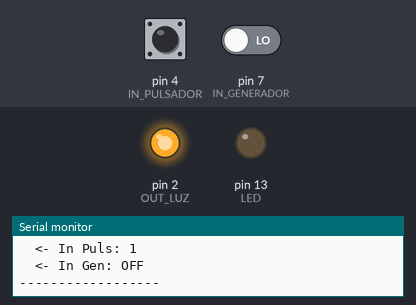
Bench run of a sketch on a simulated Arduino Uno, built with avr-gcc and run on an emulated ATmega328P. Parts: output pins drawn as LEDs (lit = HIGH), the last lines printed to the serial monitor. Dashed ring = blinking. The test bench sets the inputs (shaded band); at power-on: pin 4 (IN_PULSADOR) HIGH, pin 7 (IN_GENERADOR) LOW.

Above: at 1.2 s.
1.3 s: pin 4 (IN_PULSADOR) pulled LOW for 0.15 s
2.9 s: pin 7 (IN_GENERADOR) driven HIGH
5.9 s: pin 4 (IN_PULSADOR) pulled LOW for 1 s
8.4 s: pin 4 (IN_PULSADOR) pulled LOW for 3.2 s
At 12.4 s:
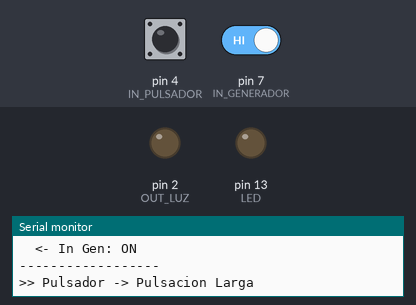
At 13.3 s:
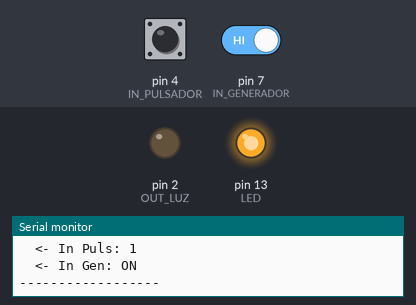
14.6 s: pin 4 (IN_PULSADOR) pulled LOW for 1 s
At 15.84 s:
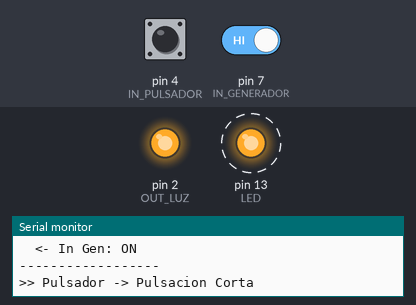
Timing chart, 0 to 18.6 s (numbered marks = the images above; inputs shaded):
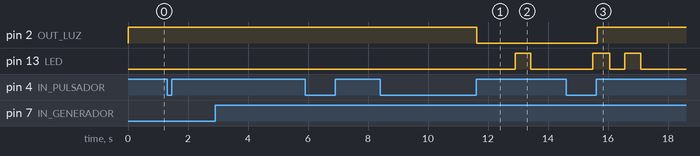

Measured:
- after the input at 8.4 s, pin 2 (OUT_LUZ): HIGH → LOW after 3.2 s; pin 13 (LED): goes on until 13.4 s, then stays LOW
- after the input at 14.6 s, pin 2 (OUT_LUZ): LOW → HIGH after 1.0 s; pin 13 (LED): LOW → HIGH after 2.0 s, → LOW 0.54 s later

The sketch:

Control_luz_interior.ino
```cpp
/*
  Control de Luz Interior para Campo de Vuelo Sesma.
  Creado  08/01/2019
  Modif   11/02/2019
  Modif   15/03/2022

  Salidas
  -------
  Activacion_Luz: OFF: 0 -> ON: 1
  Cuando activa la salida está encendido durante 30 minutos.

  Entradas
  --------
  Pulsador: OFF: 0 -> ON: 1
  OFF    ON    OFF
  _____|------|_____
  Si se da un pulso y la luz Apagada -> Encender Luz.
  Si se da un pulso y la luz Encendida -> Apagar Luz.

  Generador: ON: 1 -> OFF: 0
  ON       OFF
  --------|_________
  Si está a ON no se aplica el temporizador.

  El sistema arranca y no hace caso al pulsador hasta TIMER_INIT_SEC segundos.
  El sistema arranca con la salida 2 a uno.

*/

// Placas de Evaluación.
#define ARDUINO_NANO   1
#define ARDUINO_UNO    2

// Placa en uso.
#define USAR    ARDUINO_NANO

#define OUT_OFF        0
#define OUT_ON         1

#define FLANCO_UP     0
#define FLANCO_DOWN   1
#define FLANCO        FLANCO_UP  // FLANCO_DOWN

#if (USAR == ARDUINO_NANO)
// Salidas Digitales
#define OUT_LUZ         2

// Entradas Digitales
#define IN_PULSADOR     4   // Pulsador
#define IN_GENERADOR    7   // Detección de generador

// Led Indicador
#define LED             13

#endif

#if (USAR == ARDUINO_UNO)
// TODO
#endif

// Temporizaciones
#define NO_PULSACION        0   // x10ms
#define PULSACION_CORTA     50  // x10ms
#define PULSACION_LARGA     200 // x10ms
#define AUTOMAN_FILTRO      25  // x10ms

// Duración pulsos Led de Status
#define PULSO_LED_CORTO     50  // x10ms
#define PULSO_LED_LARGO     200 // x10ms

#define TIMER_LUZ_ON_SEC      900  // 15x60 15 minutos
//#define TIMER_LUZ_ON_SEC    15   // (Variable a cambiar)
#define TIMER_INIT_SEC        10   // (Variable a cambiar)

// Estados principales...
#define STATE_INIT          1
#define STATE_STANDBY       2
#define STATE_LUZ_ON        3

#define GENERATOR_DETEC     HIGH

// Salidas Digitales
int   OutLuz;

// Variables para leer las Entradas
int   PulsadorDigInStatus = 0;
int   PulsadorDigInStatus_ant = 0;
int   PulsadorDigInCounter = 0;
int   PulsadorPulsacion = 0;
int   pulsadorInState;

int   GeneradorDigInStatus = 0;
int   GeneradorDigInStatus_ant = 0;
int   GeneradorDigInCounter = 0;
int   generadorInState;

// Control del Led...
bool  LedSNextState = false;
int   LedSCounter = 0;
int   LedSDuration = 0;
int   LedSPulsos = 0;

int   LedStatePulse;

// Estado principal
int   ControlState;
int   TimeControlSec = 0;

int   TickSys = 0;

// Dedug...
#define SERIAL_DEBUG  1
#define SERIAL_DEBUG_TIMER  100
int    DebugCounter = 0;

/////////////////////////////////////////////
// Inicialización de las salidas digitales //
/////////////////////////////////////////////
void _InitDigitalOutputs() {

  pinMode(OUT_LUZ,    OUTPUT);
  digitalWrite(OUT_LUZ,    LOW);

  OutLuz   = OUT_ON; // OUT_OFF;
}

//////////////////////////////////////////////
// Inicialización de las entradas digitales //
//////////////////////////////////////////////
void _InitDigitalInputs() {

  pinMode(IN_PULSADOR,    INPUT);
  pinMode(IN_GENERADOR,   INPUT);

  PulsadorDigInStatus = digitalRead(IN_PULSADOR);
  PulsadorDigInStatus_ant = PulsadorDigInStatus;
  PulsadorDigInCounter = 0;

  GeneradorDigInStatus = digitalRead(IN_GENERADOR);
  GeneradorDigInStatus_ant = GeneradorDigInStatus;
  GeneradorDigInCounter = 0;
}

/////////////////////////////
// Inicialización del Leds //
/////////////////////////////
void _InitLeds() {

  // Led Indicador de Estado
  pinMode(LED, OUTPUT);
  digitalWrite(LED, LOW);

  LedSNextState = false;
  LedSCounter = 0;
  LedSDuration = PULSO_LED_CORTO;
  LedSPulsos = 0;
}

//////////////////////////////
// Función de Inicilización //
//////////////////////////////
void setup() {

  #if (SERIAL_DEBUG == 1)
  Serial.begin(9600);
  Serial.println(">> Starting !!!");
  #endif

  _InitDigitalOutputs();
  _InitDigitalInputs();
  _InitLeds();

  ControlState = STATE_INIT;
}

////////////////////////////////////////
// Lectura de las entrada digital     //
// con filtro software antirebotes    //
////////////////////////////////////////
void _ReadDigitalInputs() {

  // Leemos las entradas digitales...
  pulsadorInState   = digitalRead(IN_PULSADOR);
  generadorInState  = digitalRead(IN_GENERADOR);

  //////////////////////
  // Entrada Pulsador //
  //////////////////////
  if (PulsadorDigInStatus_ant == pulsadorInState)
    PulsadorDigInCounter++; // Incrementamos el contador.
  else
  {
    // Si detectamos un flanco ...
    if (PulsadorDigInStatus_ant == FLANCO)
    {
      if (PulsadorDigInCounter > PULSACION_LARGA)
      {
        PulsadorPulsacion = PULSACION_LARGA;
      }
      else if (PulsadorDigInCounter > PULSACION_CORTA)
      {
        PulsadorPulsacion = PULSACION_CORTA;
      }

      #if (SERIAL_DEBUG == 1)
      if (PulsadorPulsacion == PULSACION_LARGA)
        Serial.println(">> Pulsador -> Pulsacion Larga");
      else if (PulsadorPulsacion == PULSACION_CORTA)
        Serial.println(">> Pulsador -> Pulsacion Corta");
      else
        Serial.println(">> Pulsador -> Error Pulsacion");
      #endif
    }

    PulsadorDigInCounter = 0;
  }

  // Aplicamos el filto software en Modo ...
  if (PulsadorDigInCounter > AUTOMAN_FILTRO)
    PulsadorDigInStatus = pulsadorInState;

  ///////////////////////
  // Entrada Generador //
  ///////////////////////

  if (GeneradorDigInStatus_ant == generadorInState)
    GeneradorDigInCounter++; // Incrementamos el contador.
  else
    GeneradorDigInCounter = 0;

  // Aplicamos el filto software...
  if (GeneradorDigInCounter > AUTOMAN_FILTRO)
    GeneradorDigInStatus = generadorInState;   // Actualizamos la lectura de la entrada...

  // Almacenamos el valor anterior...
  PulsadorDigInStatus_ant  = pulsadorInState;
  GeneradorDigInStatus_ant = generadorInState;
}

////////////////////////////
// Update Outs            //
////////////////////////////
void _UpdateOuts(void) {

  if (OutLuz == OUT_ON)
    digitalWrite(OUT_LUZ, HIGH);
  else
    digitalWrite(OUT_LUZ, LOW);
}

/////////////////////
// Control del Led //
/////////////////////
void _LedSPulso (int led_out, int pulsos, int pulso_corto, int pulso_largo) {

  // Incremento del contador...
  LedSCounter++;

  if (LedSCounter > LedSDuration)
  {
    LedSCounter = 0;

    if (LedSPulsos < pulsos)
    {
      LedSDuration = pulso_corto;
      LedSPulsos++;

      // Cambio de estado del Led...
      if (LedSNextState == true)
        LedSNextState = false;
      else
        LedSNextState = true;
    }
    else
    {
      LedSDuration = pulso_largo;
      LedSPulsos = 0;

      LedSNextState = false;
    }

    // Cambio de estado del Led...
    if (LedSNextState == true)
      digitalWrite(led_out, HIGH);
    else
      digitalWrite(led_out, LOW);
  }
}

////////////////////////
// Máquina de Control //
////////////////////////
void _StatusControl(void) {

  switch (ControlState) {

    case STATE_INIT:
      OutLuz   = OUT_ON;

      if (TimeControlSec > TIMER_INIT_SEC)
      {
        ControlState = STATE_LUZ_ON;
        TimeControlSec = 0;
      }

      break;

    case STATE_STANDBY:
      OutLuz = OUT_OFF;

      LedStatePulse = 1;

      // Si se pulsa el pulsador...
      if ((PulsadorPulsacion == PULSACION_LARGA) || (PulsadorPulsacion == PULSACION_CORTA))
      {
        TimeControlSec = 0;
        ControlState = STATE_LUZ_ON;
      }

      break;

    case STATE_LUZ_ON:
      OutLuz = OUT_ON;

      // Si el generador está encendido...
      if (GeneradorDigInStatus == GENERATOR_DETEC)
        TimeControlSec = 0;   // Reseteamos el contador...

      if (TimeControlSec > TIMER_LUZ_ON_SEC)
        ControlState = STATE_STANDBY;

      if (GeneradorDigInStatus == GENERATOR_DETEC)
        LedStatePulse = 4;
      else
        LedStatePulse = 8;

      // Si se pulsa el pulsador...
      if ((PulsadorPulsacion == PULSACION_LARGA) || (PulsadorPulsacion == PULSACION_CORTA))
      {
        TimeControlSec = 0;
        ControlState = STATE_STANDBY;
      }

      break;
  }
}

/////////////////////////////////////////////
// Función Principal                       //
// Se ejecuta en bucle continuo cada 10 ms //
/////////////////////////////////////////////
void loop() {

  // Leemos las entradas digitales
  _ReadDigitalInputs();

  _UpdateOuts();

  // Maquina de control
  _StatusControl();

  // Mostramos el estado...
  _LedSPulso(LED, LedStatePulse, PULSO_LED_CORTO, PULSO_LED_LARGO);

  #if (SERIAL_DEBUG == 1)
  if (DebugCounter == SERIAL_DEBUG_TIMER)
  {
    Serial.print("Control State: "); Serial.println(ControlState);

    if (OutLuz == OUT_ON)
      Serial.println("  -> Out Luz: ON");
    else
      Serial.println("  -> Out Luz: OFF");

    if (pulsadorInState == 0)
      Serial.println("  <- In Puls: 0");
    else
      Serial.println("  <- In Puls: 1");

    if (GeneradorDigInStatus == GENERATOR_DETEC)
      Serial.println("  <- In Gen: ON");
    else
      Serial.println("  <- In Gen: OFF");

    Serial.println("------------------");
  }

  DebugCounter++;
  if (DebugCounter > SERIAL_DEBUG_TIMER)
    DebugCounter = 0;

  #endif

  // Reset de Pulsaciones...
  PulsadorPulsacion   = NO_PULSACION;
  //Pulsacion         = NO_PULSACION;

  // Contador de Segundos ...
  if (TickSys > 100)
  {
    TickSys = 0;
    TimeControlSec++;
  }

  TickSys++;

  // Ponemos un retado de 10 milisegundos en cada iteración.
  delay(10);
}
```
